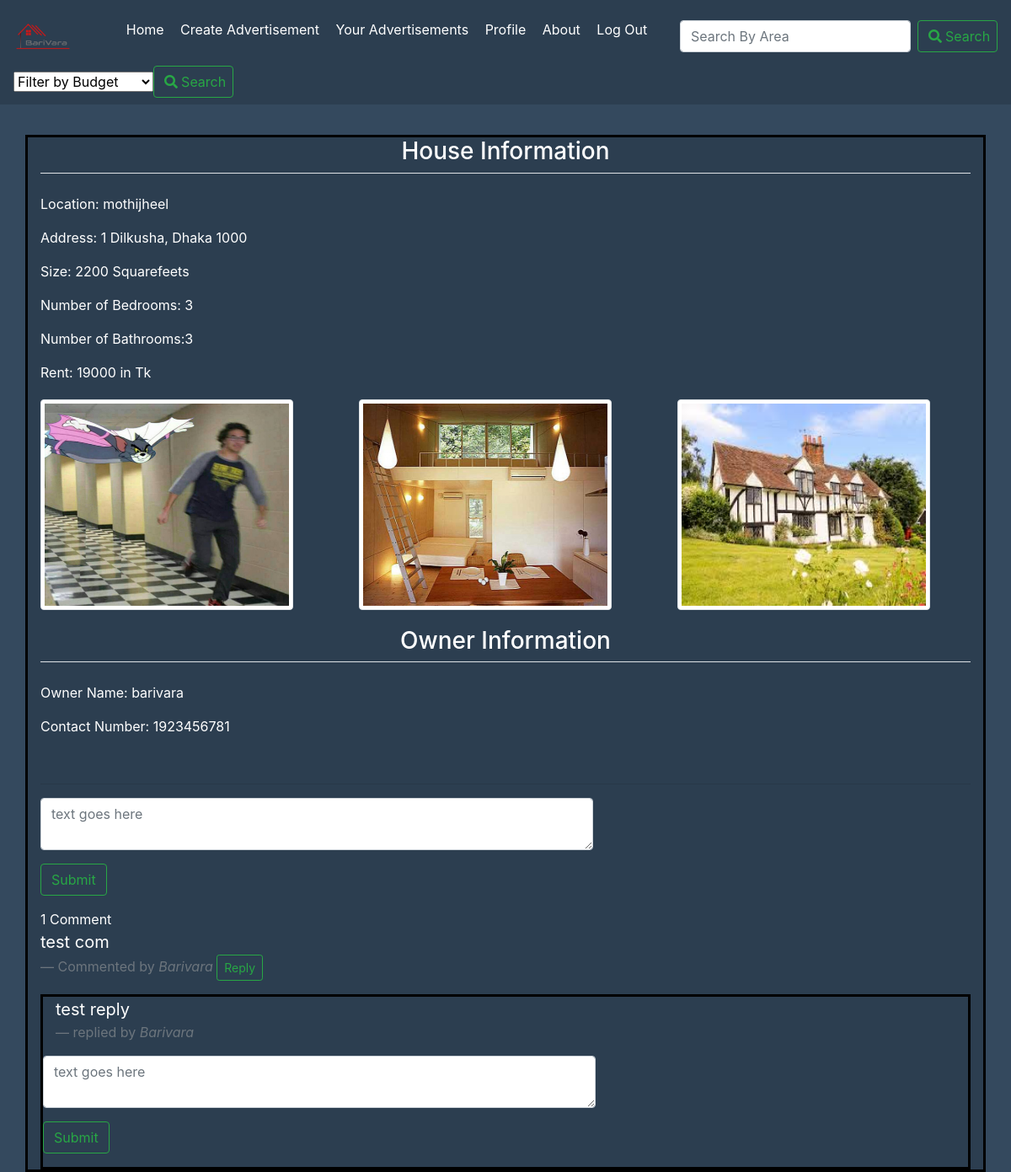
The page /BariVara/advertisement_details/5/ on the database its author committed.
### BariVara/models.py (models this page shows, shortened)
class advertisements(models.Model):
    PLACE=[
        ('mothijheel', 'Mothijheel'),
        ('bonosree', 'Bonosree'),
        ('mirpur', 'Mirpur'),
        ('khilgao', 'Khilgao'),
        ('gulshan', 'Gulshan'),
        ('badda', 'Badda'),
        ('uttora', 'Uttora'),
        ('banani', 'Banani'),
    ]
    place=models.CharField(max_length=30,choices=PLACE)
    address=models.CharField(max_length=50)
    bedroom=models.PositiveSmallIntegerField()
    bathroom=models.PositiveSmallIntegerField()
    rent=models.PositiveIntegerField()
    size=models.PositiveIntegerField()
    date_posted=models.DateTimeField(default=timezone.now)
    owner= models.ForeignKey(User,on_delete=models.CASCADE)
    number=models.PositiveIntegerField(null=True)

class images(models.Model):
    advertisement=models.ForeignKey(advertisements,on_delete=models.CASCADE)
    image=models.ImageField(upload_to='house_pics/',blank=True, null=True)

class Comment(models.Model):
    advertisement=models.ForeignKey(advertisements,on_delete=models.CASCADE)
    user=models.ForeignKey(User,on_delete=models.CASCADE)
    reply = models.ForeignKey('Comment' , null=True , related_name = "replies" , on_delete = models.CASCADE)
    content=models.TextField(max_length=200)
    timestamp=models.DateTimeField(auto_now_add=True)

### BariVara/views.py (the view)
# urls.py: path('advertisement_details/<int:id>/', views.advertisement_details, name='advertisement_details'),
def advertisement_details(request,id):
    advertisement = get_object_or_404(advertisements, id=id)
    Comments=Comment.objects.filter(advertisement=advertisements.objects.get(id=id) , reply = None)
    if request.method=='POST':
        form=commentForm(request.POST or None)
        if form.is_valid():
            content=request.POST.get('content')
            print(content)
            reply_id = request.POST.get('comment_id')
            print(reply_id)
            comment_qs = None
            if reply_id:
                comment_qs = Comment.objects.get(id=reply_id)
            comment=Comment.objects.create(advertisement=advertisements.objects.get(id=id),user=request.user,content=content , reply = comment_qs)
            print(content)
            comment.save()
            return HttpResponseRedirect(advertisement.get_absolute_url())
    else:
        form=commentForm()
    context={
        'advertisement':advertisements.objects.get(id=id),
        'comments':Comments,
        'form':form,
        }
    return render(request,'BariVara/advertisement_details.html',context)

### BariVara/forms.py
class commentForm(forms.ModelForm):
	content = forms.CharField(label="" , widget = forms.Textarea(attrs={'class': 'form-control' , 'placeholder': 'text goes here' , 'rows':'2' , 'cols': '60'}))
	class Meta:
		model = Comment
		fields = ('content',)

### BariVara/templates/BariVara/advertisement_details.html (shortened to what this page needs)
<!DOCTYPE html>
<html lang="en">
<head>
    {% load static %}
    <link rel="stylesheet" href="https://maxcdn.bootstrapcdn.com/bootstrap/4.0.0/css/bootstrap.min.css">
    <link rel="stylesheet" href="https://use.fontawesome.com/releases/v5.0.8/css/all.css">
</head>
<body>
    <nav class="navbar navbar-transparent " >
        <img src="{% static 'BariVara/Logo.png' %}">
        <ul>
            <li> <a href='{% url 'HomePage' %}'> Home </a></li>
            <li> <a href='{% url 'create_advertisements' %}'> Create Advertisement </a></li>
            <li> <a href='{% url 'your_advertisements' %}'> Your Advertisements </a></li>
            <li> <a href='{% url 'profile' %}'> Profile </a></li>
            <li> <a href="#"> About</a></li>
            <li> <a href='{% url 'logout' %}'> Log Out </a></li>
        </ul>
        <form method="get" action="/BariVara/search" class="form-inline">
          <input class="form-control mr-sm-2" type="search" placeholder="Search By Area"  aria-label="Search" name="query" id="query">
          <button class="btn btn-outline-success my-2 my-sm-0" type="submit"><i class="fas fa-search"></i><a>Search</a></button>
         </form>
        <form method="get" action="/BariVara/filter" class="form-inline">
          <select id="query" name="query">
            <option value="0">Filter by Budget</option>
            </select>
          <button class="btn btn-outline-success my-2 my-sm-0" type="submit"><i class="fas fa-search"></i><a>Search</a></button>
         </form>
    </nav>
   <div class="container">
         <legend class="border-bottom mb-4 text-center"><h3>House Information</h3></legend>
         <p>Location: {{ advertisement.place}}</p>
         <p>Address: {{ advertisement.address}}</p>
         <p>Size: {{ advertisement.size}} Squarefeets</p>
         <p>Number of Bedrooms: {{ advertisement.bedroom}}</p>
         <p>Number of Bathrooms:{{ advertisement.bathroom}}</p>
         <p>Rent: {{ advertisement.rent}} in Tk</p>
         <div class = "row gallery">
         {% for p in advertisement.images_set.all %}
            <div class="col-md -3">
               <img src="{{ p.image.url }}" width="50%" height="auto" alt="images" class="img-thumbnail">
            </div>
         {% endfor %}
         </div>
         <legend class="border-bottom mb-4 text-center"><h3>Owner Information</h3></legend>
         <p>Owner Name: {{ advertisement.owner}}</p>
         <p>Contact Number: {{ advertisement.number}}</p>
         <br>
         <hr>
         <div class="main-commment-section">
          <div class="container-fluid mt-2">
            <div class="form-group row">
              <form action ="" method="POST">
                {{ form.as_p}}
                <input type="submit" value="Submit" class="btn btn-outline-success">
              </form>
            </div>
           </div>
            {{ comments.count }} Comment{{ comments|pluralize }}
            {% for comment in comments %}
            <blockquote class="blockquote">
               <p class="mb-0">{{ comment.content }}</p>
               <footer class="blockquote-footer">Commented by <cite title="Source Title">{{ comment.user|capfirst }}</cite>
                 <button type ="button" name="button" class ="reply-btn btn btn-outline-success btn-sm">Reply</button>
               </footer>
             </blockquote>
          <div class="replied-comments container mt-2">
              {% for reply in comment.replies.all %}
               <blockquote class="blockquote">
               <p class="mb-0">{{ reply.content }}</p>
               <footer class="blockquote-footer">replied by <cite title="Source Title">{{ reply.user|capfirst }}</cite>
               </footer>
               </blockquote>
              {% endfor %}
              <div class="form-group row">
                <form action ="" method="POST">
                  {{ form.as_p}}
                  <input type="submit" value="Submit" class="btn btn-outline-success">
                </form>
              </div>
             </div>
            {% endfor %}
         </div>
   </div>
</body>
</html>

### BariVara/templates/BariVara/advertisement_details.html (style rules this page uses)
body { background-color: #34495e; }
nav { width: 100%; background-color: #2C3E50; }
nav img { width: 6%; height: auto; }
nav ul li { list-style-type: none; display: inline-block; }
nav ul li a { text-decoration: none; color: white; padding-right: 15px; display: inline-block; border: none; }
nav form button i { margin-right: 6%; }
.container { border: 3px solid black; margin-top: 3%; background-color: #2c3e50; color: white; }
.gallery { margin-top: 20px; margin-bottom: 20px; }
.img-thumbnail { height: 250px; width: 300px; }

### rows shown on the page
advertisements: place "mothijheel", address "1 Dilkusha, Dhaka 1000", size "2200", bedroom "3", bathroom "3", rent "19000", owner "barivara", number "1923456781"
images: image (picture)
images: image (picture)
images: image (picture)
Comment: content "test com", user "Barivara"
Comment: content "test reply", user "Barivara"

### other values the page prints
{{ comments.count }} "1"
